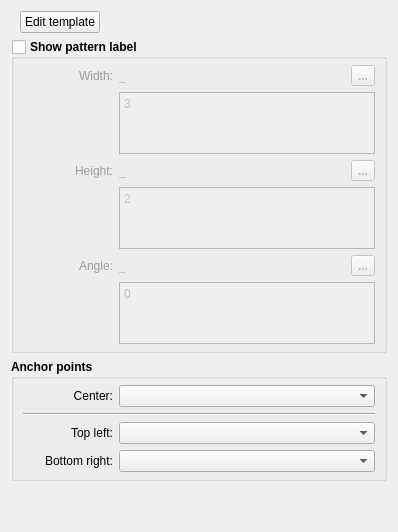
           <widget class="QWidget" name="patternLabel_Tab">
            <attribute name="icon">
             <iconset resource="../../../../vmisc/share/resources/icon.qrc">
              <normaloff>:/tsvg/seamly/pattern_label.tsvg</normaloff>:/tsvg/seamly/pattern_label.tsvg</iconset>
            </attribute>
            <attribute name="title">
             <string>Pattern label</string>
            </attribute>
            <layout class="QVBoxLayout" name="verticalLayout_29">
             <item>
              <layout class="QHBoxLayout" name="horizontalLayout_31">
               <property name="leftMargin">
                <number>9</number>
               </property>
               <item>
                <widget class="QPushButton" name="editPatternLabel_PushButton">
                 <property name="font">
                  <font>
                   <pointsize>9</pointsize>
                  </font>
                 </property>
                 <property name="toolTip">
                  <string>Edit pattern label</string>
                 </property>
                 <property name="text">
                  <string>Edit template</string>
                 </property>
                </widget>
               </item>
               <item>
                <spacer name="horizontalSpacer_17">
                 <property name="orientation">
                  <enum>Qt::Horizontal</enum>
                 </property>
                 <property name="sizeHint" stdset="0">
                  <size>
                   <width>40</width>
                   <height>20</height>
                  </size>
                 </property>
                </spacer>
               </item>
              </layout>
             </item>
             <item>
              <widget class="QGroupBox" name="patternLabel_GroupBox">
               <property name="enabled">
                <bool>true</bool>
               </property>
               <property name="font">
                <font>
                 <pointsize>9</pointsize>
                 <bold>true</bold>
                </font>
               </property>
               <property name="title">
                <string>Show pattern label</string>
               </property>
               <property name="flat">
                <bool>false</bool>
               </property>
               <property name="checkable">
                <bool>true</bool>
               </property>
               <property name="checked">
                <bool>false</bool>
               </property>
               <layout class="QVBoxLayout" name="verticalLayout_14">
                <property name="topMargin">
                 <number>6</number>
                </property>
                <property name="bottomMargin">
                 <number>6</number>
                </property>
                <item>
                 <layout class="QHBoxLayout" name="horizontalLayout_25">
                  <item alignment="Qt::AlignLeft">
                   <widget class="QLabel" name="labelEditPLWidth">
                    <property name="sizePolicy">
                     <sizepolicy hsizetype="Fixed" vsizetype="Preferred">
                      <horstretch>0</horstretch>
                      <verstretch>0</verstretch>
                     </sizepolicy>
                    </property>
                    <property name="minimumSize">
                     <size>
                      <width>90</width>
                      <height>0</height>
                     </size>
                    </property>
                    <property name="palette">
                     <palette>
                      <active>
                       <colorrole role="WindowText">
                        <brush brushstyle="SolidPattern">
                         <color alpha="255">
                          <red>255</red>
                          <green>0</green>
                          <blue>0</blue>
                         </color>
                        </brush>
                       </colorrole>
                      </active>
                      <inactive>
                       <colorrole role="WindowText">
                        <brush brushstyle="SolidPattern">
                         <color alpha="255">
                          <red>255</red>
                          <green>0</green>
                          <blue>0</blue>
                         </color>
                        </brush>
                       </colorrole>
                      </inactive>
                      <disabled>
                       <colorrole role="WindowText">
                        <brush brushstyle="SolidPattern">
                         <color alpha="255">
                          <red>159</red>
                          <green>158</green>
                          <blue>158</blue>
                         </color>
                        </brush>
                       </colorrole>
                      </disabled>
                     </palette>
                    </property>
                    <property name="font">
                     <font>
                      <pointsize>9</pointsize>
                      <bold>false</bold>
                     </font>
                    </property>
                    <property name="text">
                     <string>Width:</string>
                    </property>
                    <property name="alignment">
                     <set>Qt::AlignRight|Qt::AlignTrailing|Qt::AlignVCenter</set>
                    </property>
                   </widget>
                  </item>
                  <item>
                   <widget class="QLabel" name="labelPLWidth">
                    <property name="sizePolicy">
                     <sizepolicy hsizetype="Fixed" vsizetype="Preferred">
                      <horstretch>0</horstretch>
                      <verstretch>0</verstretch>
                     </sizepolicy>
                    </property>
                    <property name="minimumSize">
                     <size>
                      <width>40</width>
                      <height>0</height>
                     </size>
                    </property>
                    <property name="baseSize">
                     <size>
                      <width>0</width>
                      <height>0</height>
                     </size>
                    </property>
                    <property name="font">
                     <font>
                      <pointsize>9</pointsize>
                      <bold>false</bold>
                     </font>
                    </property>
                    <property name="toolTip">
                     <string>Value</string>
                    </property>
                    <property name="text">
                     <string notr="true">_</string>
                    </property>
                   </widget>
                  </item>
                  <item>
                   <spacer name="horizontalSpacer_13">
                    <property name="orientation">
                     <enum>Qt::Horizontal</enum>
                    </property>
                    <property name="sizeHint" stdset="0">
                     <size>
                      <width>40</width>
                      <height>20</height>
                     </size>
                    </property>
                   </spacer>
                  </item>
                  <item alignment="Qt::AlignRight">
                   <widget class="QToolButton" name="patternLabelWidth_PushButton">
                    <property name="maximumSize">
                     <size>
                      <width>24</width>
                      <height>24</height>
                     </size>
                    </property>
                    <property name="toolTip">
                     <string>Formula wizard</string>
                    </property>
                    <property name="text">
                     <string notr="true">...</string>
                    </property>
                    <property name="icon">
                     <iconset resource="../../../../vmisc/share/resources/icon.qrc">
                      <normaloff>:/tsvg/seamly/fx.tsvg</normaloff>:/tsvg/seamly/fx.tsvg</iconset>
                    </property>
                    <property name="iconSize">
                     <size>
                      <width>24</width>
                      <height>24</height>
                     </size>
                    </property>
                   </widget>
                  </item>
                 </layout>
                </item>
                <item>
                 <layout class="QFormLayout" name="formLayout_13">
                  <item row="0" column="0">
                   <spacer name="horizontalSpacer_27">
                    <property name="orientation">
                     <enum>Qt::Horizontal</enum>
                    </property>
                    <property name="sizeHint" stdset="0">
                     <size>
                      <width>90</width>
                      <height>20</height>
                     </size>
                    </property>
                   </spacer>
                  </item>
                  <item row="0" column="1">
                   <widget class="QPlainTextEdit" name="patternLabelWidthFormula_LineEdit">
                    <property name="sizePolicy">
                     <sizepolicy hsizetype="Expanding" vsizetype="Preferred">
                      <horstretch>0</horstretch>
                      <verstretch>0</verstretch>
                     </sizepolicy>
                    </property>
                    <property name="maximumSize">
                     <size>
                      <width>16777215</width>
                      <height>62</height>
                     </size>
                    </property>
                    <property name="font">
                     <font>
                      <pointsize>9</pointsize>
                      <bold>false</bold>
                     </font>
                    </property>
                    <property name="toolTip">
                     <string>Calculation</string>
                    </property>
                    <property name="tabChangesFocus">
                     <bool>true</bool>
                    </property>
                    <property name="plainText">
                     <string notr="true">3</string>
                    </property>
                   </widget>
                  </item>
                 </layout>
                </item>
                <item>
                 <layout class="QHBoxLayout" name="horizontalLayout_24">
                  <item alignment="Qt::AlignLeft">
                   <widget class="QLabel" name="labelEditPLHeight">
                    <property name="sizePolicy">
                     <sizepolicy hsizetype="Fixed" vsizetype="Preferred">
                      <horstretch>0</horstretch>
                      <verstretch>0</verstretch>
                     </sizepolicy>
                    </property>
                    <property name="minimumSize">
                     <size>
                      <width>90</width>
                      <height>0</height>
                     </size>
                    </property>
                    <property name="palette">
                     <palette>
                      <active>
                       <colorrole role="WindowText">
                        <brush brushstyle="SolidPattern">
                         <color alpha="255">
                          <red>255</red>
                          <green>0</green>
                          <blue>0</blue>
                         </color>
                        </brush>
                       </colorrole>
                      </active>
                      <inactive>
                       <colorrole role="WindowText">
                        <brush brushstyle="SolidPattern">
                         <color alpha="255">
                          <red>255</red>
                          <green>0</green>
                          <blue>0</blue>
                         </color>
                        </brush>
                       </colorrole>
                      </inactive>
                      <disabled>
                       <colorrole role="WindowText">
                        <brush brushstyle="SolidPattern">
                         <color alpha="255">
                          <red>159</red>
                          <green>158</green>
                          <blue>158</blue>
                         </color>
                        </brush>
                       </colorrole>
                      </disabled>
                     </palette>
                    </property>
                    <property name="font">
                     <font>
                      <pointsize>9</pointsize>
                      <bold>false</bold>
                     </font>
                    </property>
                    <property name="text">
                     <string>Height:</string>
                    </property>
                    <property name="alignment">
                     <set>Qt::AlignRight|Qt::AlignTrailing|Qt::AlignVCenter</set>
                    </property>
                   </widget>
                  </item>
                  <item>
                   <widget class="QLabel" name="labelPLHeight">
                    <property name="sizePolicy">
                     <sizepolicy hsizetype="Fixed" vsizetype="Preferred">
                      <horstretch>0</horstretch>
                      <verstretch>0</verstretch>
                     </sizepolicy>
                    </property>
                    <property name="minimumSize">
                     <size>
                      <width>40</width>
                      <height>0</height>
                     </size>
                    </property>
                    <property name="baseSize">
                     <size>
                      <width>0</width>
                      <height>0</height>
                     </size>
                    </property>
                    <property name="font">
                     <font>
                      <pointsize>9</pointsize>
                      <bold>false</bold>
                     </font>
                    </property>
                    <property name="toolTip">
                     <string>Value</string>
                    </property>
                    <property name="text">
                     <string notr="true">_</string>
                    </property>
                   </widget>
                  </item>
                  <item>
                   <spacer name="horizontalSpacer_12">
                    <property name="orientation">
                     <enum>Qt::Horizontal</enum>
                    </property>
                    <property name="sizeHint" stdset="0">
                     <size>
                      <width>40</width>
                      <height>20</height>
                     </size>
                    </property>
                   </spacer>
                  </item>
                  <item alignment="Qt::AlignRight">
                   <widget class="QToolButton" name="patternLabelHeght_PushButton">
                    <property name="maximumSize">
                     <size>
                      <width>24</width>
                      <height>24</height>
                     </size>
                    </property>
                    <property name="toolTip">
                     <string>Formula wizard</string>
                    </property>
                    <property name="text">
                     <string notr="true">...</string>
                    </property>
                    <property name="icon">
                     <iconset resource="../../../../vmisc/share/resources/icon.qrc">
                      <normaloff>:/tsvg/seamly/fx.tsvg</normaloff>:/tsvg/seamly/fx.tsvg</iconset>
                    </property>
                    <property name="iconSize">
                     <size>
                      <width>24</width>
                      <height>24</height>
                     </size>
                    </property>
                   </widget>
                  </item>
                 </layout>
                </item>
                <item>
                 <layout class="QFormLayout" name="formLayout_14">
                  <item row="0" column="0">
                   <spacer name="horizontalSpacer_28">
                    <property name="orientation">
                     <enum>Qt::Horizontal</enum>
                    </property>
                    <property name="sizeHint" stdset="0">
                     <size>
                      <width>90</width>
                      <height>20</height>
                     </size>
                    </property>
                   </spacer>
                  </item>
                  <item row="0" column="1">
                   <widget class="QPlainTextEdit" name="patternLabelHeightFormula_LineEdit">
                    <property name="sizePolicy">
                     <sizepolicy hsizetype="Expanding" vsizetype="Preferred">
                      <horstretch>0</horstretch>
                      <verstretch>0</verstretch>
                     </sizepolicy>
                    </property>
                    <property name="maximumSize">
                     <size>
                      <width>16777215</width>
                      <height>62</height>
                     </size>
                    </property>
                    <property name="font">
                     <font>
                      <pointsize>9</pointsize>
                      <bold>false</bold>
                     </font>
                    </property>
                    <property name="toolTip">
                     <string>Calculation</string>
                    </property>
                    <property name="tabChangesFocus">
                     <bool>true</bool>
                    </property>
                    <property name="plainText">
                     <string notr="true">2</string>
                    </property>
                   </widget>
                  </item>
                 </layout>
                </item>
                <item>
                 <layout class="QHBoxLayout" name="horizontalLayout_29">
                  <item alignment="Qt::AlignLeft">
                   <widget class="QLabel" name="labelEditPLAngle">
                    <property name="sizePolicy">
                     <sizepolicy hsizetype="Fixed" vsizetype="Preferred">
                      <horstretch>0</horstretch>
                      <verstretch>0</verstretch>
                     </sizepolicy>
                    </property>
                    <property name="minimumSize">
                     <size>
                      <width>90</width>
                      <height>0</height>
                     </size>
                    </property>
                    <property name="palette">
                     <palette>
                      <active>
                       <colorrole role="WindowText">
                        <brush brushstyle="SolidPattern">
                         <color alpha="255">
                          <red>255</red>
                          <green>0</green>
                          <blue>0</blue>
                         </color>
                        </brush>
                       </colorrole>
                      </active>
                      <inactive>
                       <colorrole role="WindowText">
                        <brush brushstyle="SolidPattern">
                         <color alpha="255">
                          <red>255</red>
                          <green>0</green>
                          <blue>0</blue>
                         </color>
                        </brush>
                       </colorrole>
                      </inactive>
                      <disabled>
                       <colorrole role="WindowText">
                        <brush brushstyle="SolidPattern">
                         <color alpha="255">
                          <red>159</red>
                          <green>158</green>
                          <blue>158</blue>
                         </color>
                        </brush>
                       </colorrole>
                      </disabled>
                     </palette>
                    </property>
                    <property name="font">
                     <font>
                      <pointsize>9</pointsize>
                      <bold>false</bold>
                     </font>
                    </property>
                    <property name="text">
                     <string>Angle:</string>
                    </property>
                    <property name="alignment">
                     <set>Qt::AlignRight|Qt::AlignTrailing|Qt::AlignVCenter</set>
                    </property>
                   </widget>
                  </item>
                  <item>
                   <widget class="QLabel" name="labelPLAngle">
                    <property name="sizePolicy">
                     <sizepolicy hsizetype="Fixed" vsizetype="Preferred">
                      <horstretch>0</horstretch>
                      <verstretch>0</verstretch>
                     </sizepolicy>
                    </property>
                    <property name="minimumSize">
                     <size>
                      <width>40</width>
                      <height>0</height>
                     </size>
                    </property>
                    <property name="baseSize">
                     <size>
                      <width>0</width>
                      <height>0</height>
                     </size>
                    </property>
                    <property name="font">
                     <font>
                      <pointsize>9</pointsize>
                      <bold>false</bold>
                     </font>
                    </property>
                    <property name="toolTip">
                     <string>Value</string>
                    </property>
                    <property name="text">
                     <string notr="true">_</string>
                    </property>
                   </widget>
                  </item>
                  <item>
                   <spacer name="horizontalSpacer_14">
                    <property name="orientation">
                     <enum>Qt::Horizontal</enum>
                    </property>
                    <property name="sizeHint" stdset="0">
                     <size>
                      <width>40</width>
                      <height>20</height>
                     </size>
                    </property>
                   </spacer>
                  </item>
                  <item alignment="Qt::AlignRight">
                   <widget class="QToolButton" name="patternLabelAngle_PushButton">
                    <property name="maximumSize">
                     <size>
                      <width>24</width>
                      <height>24</height>
                     </size>
                    </property>
                    <property name="toolTip">
                     <string>Formula wizard</string>
                    </property>
                    <property name="text">
                     <string notr="true">...</string>
                    </property>
                    <property name="icon">
                     <iconset resource="../../../../vmisc/share/resources/icon.qrc">
                      <normaloff>:/tsvg/seamly/fx.tsvg</normaloff>:/tsvg/seamly/fx.tsvg</iconset>
                    </property>
                    <property name="iconSize">
                     <size>
                      <width>24</width>
                      <height>24</height>
                     </size>
                    </property>
                   </widget>
                  </item>
                 </layout>
                </item>
                <item>
                 <layout class="QFormLayout" name="formLayout_15">
                  <item row="0" column="0">
                   <spacer name="horizontalSpacer_29">
                    <property name="orientation">
                     <enum>Qt::Horizontal</enum>
                    </property>
                    <property name="sizeHint" stdset="0">
                     <size>
                      <width>90</width>
                      <height>20</height>
                     </size>
                    </property>
                   </spacer>
                  </item>
                  <item row="0" column="1">
                   <widget class="QPlainTextEdit" name="patternLabelAngleFormula_LineEdit">
                    <property name="sizePolicy">
                     <sizepolicy hsizetype="Expanding" vsizetype="Preferred">
                      <horstretch>0</horstretch>
                      <verstretch>0</verstretch>
                     </sizepolicy>
                    </property>
                    <property name="maximumSize">
                     <size>
                      <width>16777215</width>
                      <height>62</height>
                     </size>
                    </property>
                    <property name="font">
                     <font>
                      <pointsize>9</pointsize>
                      <bold>false</bold>
                     </font>
                    </property>
                    <property name="toolTip">
                     <string>Calculation</string>
                    </property>
                    <property name="tabChangesFocus">
                     <bool>true</bool>
                    </property>
                    <property name="plainText">
                     <string notr="true">0</string>
                    </property>
                   </widget>
                  </item>
                 </layout>
                </item>
               </layout>
              </widget>
             </item>
             <item>
              <widget class="QGroupBox" name="anchors_GroupBox">
               <property name="sizePolicy">
                <sizepolicy hsizetype="Expanding" vsizetype="Preferred">
                 <horstretch>0</horstretch>
                 <verstretch>0</verstretch>
                </sizepolicy>
               </property>
               <property name="minimumSize">
                <size>
                 <width>0</width>
                 <height>0</height>
                </size>
               </property>
               <property name="font">
                <font>
                 <pointsize>9</pointsize>
                 <bold>true</bold>
                </font>
               </property>
               <property name="title">
                <string>Anchor points</string>
               </property>
               <layout class="QVBoxLayout" name="verticalLayout_28">
                <property name="topMargin">
                 <number>6</number>
                </property>
                <property name="bottomMargin">
                 <number>6</number>
                </property>
                <item>
                 <layout class="QGridLayout" name="gridLayout_5" columnminimumwidth="90,100">
                  <item row="2" column="1">
                   <widget class="QComboBox" name="patternLabelTopLeftAnchor_ComboBox">
                    <property name="sizePolicy">
                     <sizepolicy hsizetype="Expanding" vsizetype="Fixed">
                      <horstretch>0</horstretch>
                      <verstretch>0</verstretch>
                     </sizepolicy>
                    </property>
                    <property name="minimumSize">
                     <size>
                      <width>100</width>
                      <height>0</height>
                     </size>
                    </property>
                    <property name="font">
                     <font>
                      <pointsize>9</pointsize>
                      <bold>false</bold>
                     </font>
                    </property>
                   </widget>
                  </item>
                  <item row="0" column="0">
                   <widget class="QLabel" name="labelPLCenter">
                    <property name="minimumSize">
                     <size>
                      <width>90</width>
                      <height>0</height>
                     </size>
                    </property>
                    <property name="font">
                     <font>
                      <pointsize>9</pointsize>
                      <bold>false</bold>
                     </font>
                    </property>
                    <property name="text">
                     <string>Center:</string>
                    </property>
                    <property name="alignment">
                     <set>Qt::AlignRight|Qt::AlignTrailing|Qt::AlignVCenter</set>
                    </property>
                   </widget>
                  </item>
                  <item row="3" column="0">
                   <widget class="QLabel" name="labelPLBottomRightAnchor">
                    <property name="minimumSize">
                     <size>
                      <width>90</width>
                      <height>0</height>
                     </size>
                    </property>
                    <property name="font">
                     <font>
                      <pointsize>9</pointsize>
                      <bold>false</bold>
                     </font>
                    </property>
                    <property name="text">
                     <string>Bottom right:</string>
                    </property>
                    <property name="alignment">
                     <set>Qt::AlignRight|Qt::AlignTrailing|Qt::AlignVCenter</set>
                    </property>
                   </widget>
                  </item>
                  <item row="0" column="1">
                   <widget class="QComboBox" name="patternLabelCenterAnchor_ComboBox">
                    <property name="sizePolicy">
                     <sizepolicy hsizetype="Expanding" vsizetype="Fixed">
                      <horstretch>0</horstretch>
                      <verstretch>0</verstretch>
                     </sizepolicy>
                    </property>
                    <property name="minimumSize">
                     <size>
                      <width>100</width>
                      <height>0</height>
                     </size>
                    </property>
                    <property name="font">
                     <font>
                      <pointsize>9</pointsize>
                      <bold>false</bold>
                     </font>
                    </property>
                   </widget>
                  </item>
                  <item row="2" column="0">
                   <widget class="QLabel" name="labelPLTopLeftAnchor">
                    <property name="minimumSize">
                     <size>
                      <width>90</width>
                      <height>0</height>
                     </size>
                    </property>
                    <property name="font">
                     <font>
                      <pointsize>9</pointsize>
                      <bold>false</bold>
                     </font>
                    </property>
                    <property name="text">
                     <string>Top left:</string>
                    </property>
                    <property name="alignment">
                     <set>Qt::AlignRight|Qt::AlignTrailing|Qt::AlignVCenter</set>
                    </property>
                   </widget>
                  </item>
                  <item row="3" column="1">
                   <widget class="QComboBox" name="patternLabelBottomRightAnchor_ComboBox">
                    <property name="sizePolicy">
                     <sizepolicy hsizetype="Expanding" vsizetype="Fixed">
                      <horstretch>0</horstretch>
                      <verstretch>0</verstretch>
                     </sizepolicy>
                    </property>
                    <property name="minimumSize">
                     <size>
                      <width>100</width>
                      <height>0</height>
                     </size>
                    </property>
                    <property name="font">
                     <font>
                      <pointsize>9</pointsize>
                      <bold>false</bold>
                     </font>
                    </property>
                   </widget>
                  </item>
                  <item row="1" column="0" colspan="2">
                   <widget class="Line" name="line_2">
                    <property name="orientation">
                     <enum>Qt::Horizontal</enum>
                    </property>
                   </widget>
                  </item>
                 </layout>
                </item>
               </layout>
              </widget>
             </item>
             <item>
              <spacer name="verticalSpacer_9">
               <property name="orientation">
                <enum>Qt::Vertical</enum>
               </property>
               <property name="sizeHint" stdset="0">
                <size>
                 <width>20</width>
                 <height>40</height>
                </size>
               </property>
              </spacer>
             </item>
            </layout>
           </widget>
